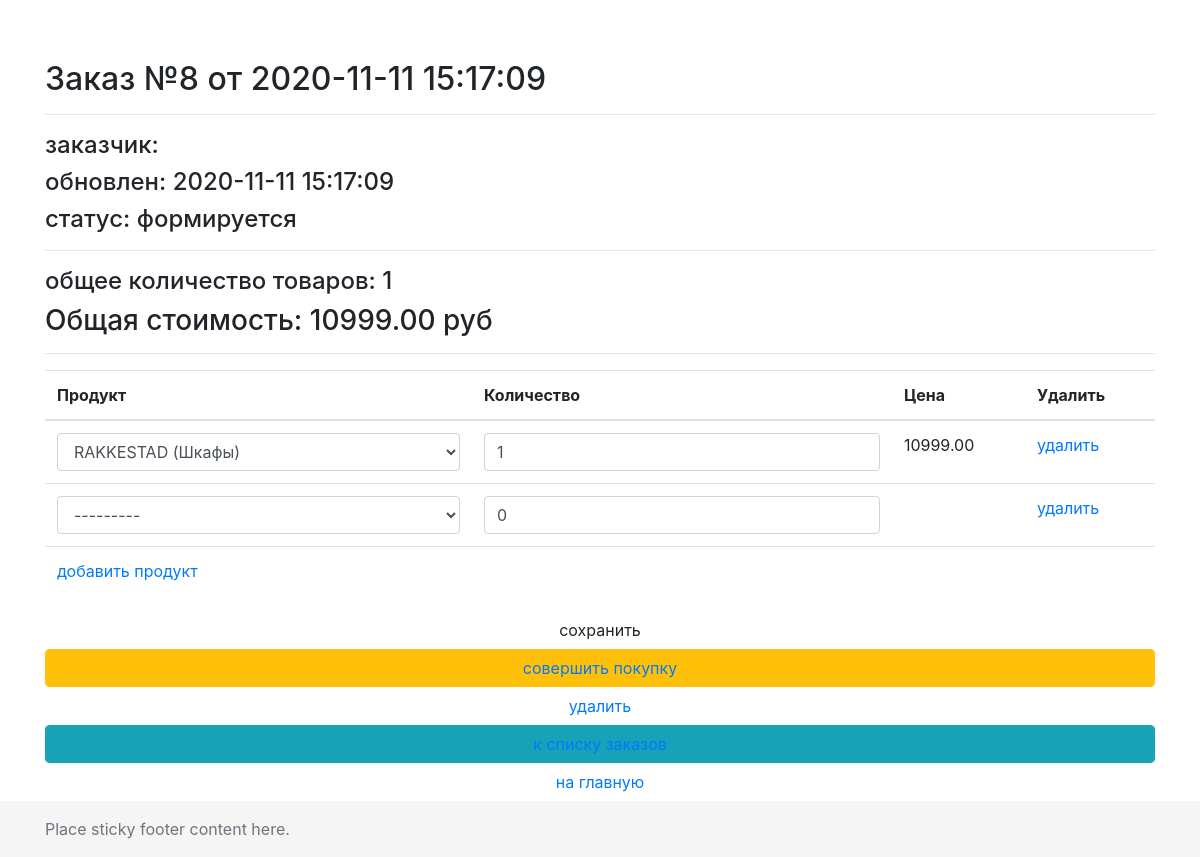
The page /order/update/8/ on the database its author committed.
### orderapp/models.py (models this page shows, shortened)
class Order(models.Model):
    FORMING = 'FM'
    SENT_TO_PROCEED = 'STP'
    PROCEEDED = 'PRD'
    PAID = 'PD'
    READY = 'RDY'
    DONE = 'DN'
    CANCEL = 'CNC'
    ORDER_STATUSES = (
        (FORMING, 'формируется'),
        (SENT_TO_PROCEED, 'отправлен в обработку'),
        (PROCEEDED, 'обработан'),
        (PAID, 'оплачен'),
        (READY, 'готов к выдаче'),
        (DONE, 'выдан'),
        (CANCEL, 'отменен'),
    )
    user = models.ForeignKey(settings.AUTH_USER_MODEL, on_delete=models.CASCADE, verbose_name='Пользователь')
    created = models.DateTimeField(auto_now_add=True, verbose_name='Дата создания')
    updated = models.DateTimeField(auto_now=True, verbose_name='Дата изменения')
    status = models.CharField(max_length=3, choices=ORDER_STATUSES, default=FORMING)
    is_active = models.BooleanField(default=True, verbose_name='Активен')
    class Meta:
        ordering = ('-created',)
        verbose_name = 'заказ'
        verbose_name_plural = 'заказы'
    def get_total_quantity(self):
        items = self.orderitems.select_related()
        return sum(list(map(lambda x: x.quantity, items)))
    def get_total_cost(self):
        items = self.orderitems.select_related()
        return sum(list(map(lambda x: x.quantity * x.product.price, items)))

class OrderItem(models.Model):
    order = models.ForeignKey(Order, related_name='orderitems', on_delete=models.CASCADE, verbose_name='заказ')
    product = models.ForeignKey(Product, on_delete=models.CASCADE, verbose_name='продукт')
    quantity = models.PositiveSmallIntegerField(default=0, verbose_name='количество')

### mainapp/models.py (models this page shows)
class Product(models.Model):
    category = models.ForeignKey(ProductCategory, on_delete=models.CASCADE, verbose_name='категория')
    name = models.CharField(max_length=128, verbose_name='имя')
    image = models.ImageField(upload_to='products_images', blank=True, verbose_name='картинка')
    short_desc = models.CharField(max_length=128, blank=True, verbose_name='короткое описание')
    description = models.TextField(blank=True, verbose_name='полное описание')
    price = models.DecimalField(max_digits=8, decimal_places=2, default=0, verbose_name='цена')
    quantity = models.PositiveSmallIntegerField(default=0, verbose_name='количество')
    is_active = models.BooleanField(default=True)
    class Meta:
        verbose_name = 'товар'
        verbose_name_plural = 'товары'
    def __str__(self):
        return f'{self.name} ({self.category.name})'
    @staticmethod
    def get_items():
        return Product.objects.filter(is_active=True).order_by('category', 'name')

### orderapp/views.py (the view, shortened to what this page needs)
# urls.py: path('update/<pk>/', orderapp.OrderItemsUpdate.as_view(), name='order_update'),
class OrderItemsUpdate(UpdateView):
    model = Order
    fields = []
    success_url = reverse_lazy('order:orders_list')
    def get_context_data(self, **kwargs):
        data = super(OrderItemsUpdate, self).get_context_data(**kwargs)
        OrderFormSet = inlineformset_factory(Order, OrderItem, form=OrderItemForm, extra=1)
        if self.request.POST:
            data['orderitems'] = OrderFormSet(self.request.POST, instance=self.object)
        else:
            formset = OrderFormSet(instance=self.object)
            for form in formset.forms:
                if form.instance.pk:
                    form.initial['price'] = form.instance.product.price
            data['orderitems'] = formset
        return data

### mainapp/context_processors.py (called while the page is built)
def basket(request):
    basket_items = []
    if request.user.is_authenticated:
        basket_items = Basket.objects.filter(user=request.user)
    return {
        'basket': basket_items
    }

### orderapp/templates/orderapp/order_form.html (shortened to what this page needs)
{% extends 'orderapp/base.html' %}
{% load static %}
{% block content %}
    {% include 'orderapp/includes/inc_order_summary.html' %}
    <div class="order_form">
        <form action="" method="post">
            <table class="table">
                {% for form in orderitems.forms %}
                    {% if forloop.first %}
                        <thead>
                        <tr>
                            {% for field in form.visible_fields %}
                                <th class="{% cycle 'td1' 'td2' 'td3' 'td4' %} order formset_td">
                                    {{ field.label|capfirst }}
                                </th>
                            {% endfor %}
                        </tr>
                        </thead>
                    {% endif %}
                    <tr class="formset_row">
                        {% for field in form.visible_fields %}
                            <td class="{% cycle 'td1' 'td2' 'td3' 'td4' %} order formset_td">
                                {% if field.name == 'price' %}
                                    {% if field.value %}
                                        <span class="orderitems-{{ forloop.parentloop.counter0 }}-price">{{ field.value }}</span>
                                    {% endif %}
                                {% else %}
                                    {{ field }}
                                {% endif %}
                            </td>
                        {% endfor %}
                    </tr>
                {% endfor %}
            </table>
            <button type="submit" value="сохранить" class="btn btn-default form-control last">сохранить</button>
            {% include 'orderapp/includes/inc_order_actions.html' %}
        </form>
    </div>
{% endblock %}

### orderapp/templates/orderapp/includes/inc_order_summary.html (shortened to what this page needs)
{% if object %}
    <div class="h2">Заказ №{{ object.pk }} от {{ object.created|date:"Y-m-d H:i:s" }}</div>
    <hr>
    <div class="h4">заказчик: {{ user.last_name }} {{ user.first_name }}</div>
    <div class="h4">обновлен: {{ object.updated|date:"Y-m-d H:i:s" }}</div>
    <div class="h4">статус: {{ object.get_status_display }}</div>
    <hr>
    <div class="h4">
        общее количество товаров: <span class="order_total_quantity">{{ object.get_total_quantity }}</span>
    </div>
    <div class="h3">
        Общая стоимость: <span class="order_total_cost">{{ object.get_total_cost }}</span> руб
    </div>
{% endif %}
<hr>

### rows shown on the page
Order: pk "8", created "2020-11-11 15:17:09", updated "2020-11-11 15:17:09", status "формируется", get_total_quantity "1", get_total_cost "10999.00"
Product: value "10999.00"

### other values the page prints
{{ field.label|capfirst }} "Продукт" "Количество" "Цена" "Удалить"
